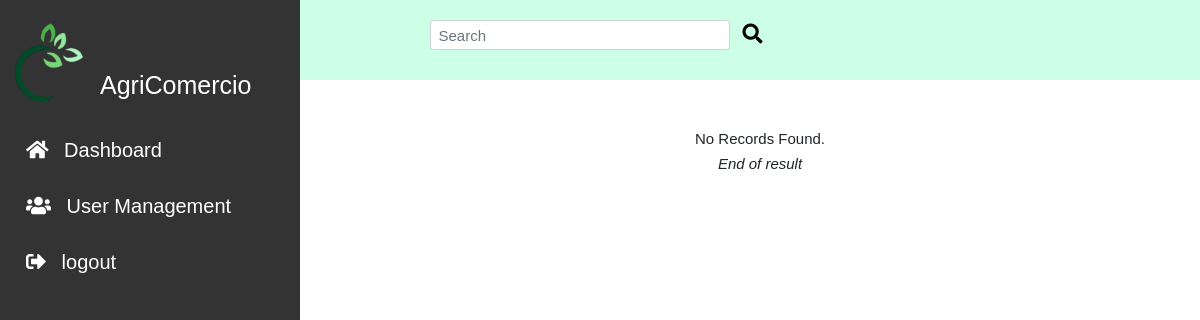
The page /admin/seller.php on the database as committed earlier.
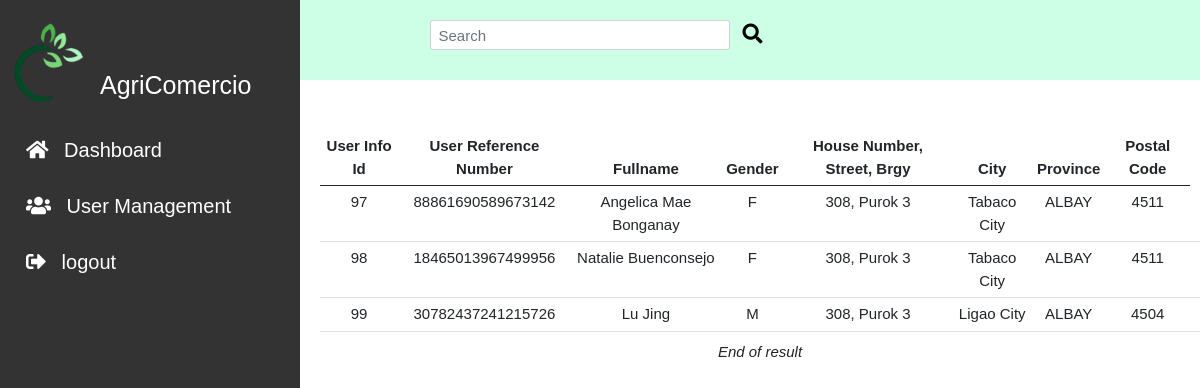
The same page on the database as committed later.
### tables this page shows
CREATE TABLE `user_info` (
  `user_info_id` int(11) NOT NULL,
  `user_fullname` varchar(128) NOT NULL,
  `user_ref_num` varchar(64) NOT NULL,
  `gender` varchar(20) NOT NULL,
  `contact_details` varchar(20) NOT NULL,
  `house_no_street_brgy` varchar(128) NOT NULL,
  `city` varchar(128) NOT NULL,
  `province` varchar(128) NOT NULL,
  `postal_code` int(11) NOT NULL,
  `user_type` varchar(55) NOT NULL
);

### admin/seller.php (the view, shortened to what this page needs)
<!DOCTYPE html>
<?php
include_once ('../includes/db_conn.php');
$searchkey="";
?>
<!DOCTYPE html>
<html lang="en">
<head>
    <link rel="stylesheet" href="../css/bootstrap.min.css">
    <link rel="stylesheet" href="../css/style.css">
    <link rel="stylesheet" href="../css/fontawesome.css">
    <link rel="stylesheet" href="https://cdnjs.cloudflare.com/ajax/libs/font-awesome/5.15.2/css/all.min.css">
</head>
<body>
<header id="header">
<section id= "search">
        <div class = "container-fluid">
            <form action="seller.php" method="GET" class="d-flex">
                <input id="searchbar" name="searchkey" class="form-control me-2" type="search" placeholder="Search" aria-label="Search">
                <button class="btn btn-light" type="submit"><i class="fas fa-search"></i></button>
            </form>
        </div>
    </section>
</header>
<body>
<div class="sidenav">
  <div class="sidenav-title">
    <div class="sidenav_image">
      <img src="../img/logo1.png" alt=""width = "90px ">
      <h1>AgriComercio</h1>
    </div>
  </div>
  <a href="index.php"><i class="fas fa-home"></i> Dashboard</a>
  <a href="user.php"><i class="fas fa-users"></i> User Management</a>
  <a href="../logout.php"><i class="fas fa-sign-out-alt"></i> logout </a>
</div>
<main>
        <div class="main__container">
          <div class="container_fluid">
          <div class="row" id="contentPanel">
              <div class="col-12">
              <?php
              if($searchkey == ""){
              $sql =" SELECT
              `user_info_id`,
              `user_ref_num`,
              `user_fullname`,
              `user_ref_num`,
              `gender`,
              `contact_details`,
              `house_no_street_brgy`,
              `city`,
                `province`,
                `postal_code`,
                `user_type`
              FROM `user_info`
              WHERE user_type = 'Seller';";
              $stmt=mysqli_stmt_init($conn);
              if (!mysqli_stmt_prepare($stmt, $sql)){
              echo "Statement Failed.";
              exit();
              }
            }
              mysqli_stmt_execute($stmt);
              $resultData = mysqli_stmt_get_result($stmt);
              $arr=array();
              while($row = mysqli_fetch_assoc($resultData)){
              array_push($arr,$row);
              }
              if(!empty($arr)){
                  echo "<table class='table'>";
                  echo "<thead>";
                  echo "<th> User Info Id </th>";
                  echo "<th> User Reference Number </th>";
                  echo "<th> Fullname</th>";
                  echo "<th> Gender </th>";
                  echo "<th> House Number, Street, Brgy </th>";
                  echo "<th> City </th>";
                  echo "<th> Province </th>";
                  echo "<th> Postal Code </th>";
                  echo "</thead>";
                  foreach($arr as $key => $val){
                  echo "<tr>";
                  echo "<td>" . $val ['user_info_id']         . "</td>";
                  echo "<td>" . $val ['user_ref_num']         . "</td>";
                  echo "<td>" . $val ['user_fullname']   . "</td>";
                  echo "<td>" . $val ['gender']          .  " </td> ";
                  echo "<td>" . $val ['house_no_street_brgy'] .  " </td>";
                  echo "<td>" . $val ['city'] .  " </td>";
                  echo "<td>" . $val ['province'] .  " </td>";
                  echo "<td>" . $val ['postal_code'] .  " </td>";
                  echo "<td>";
                  echo "</tr>";
                  }
                ?>
                  <?php
                  echo "</table>";
                  }
                  else{
                  echo "<h4> No Records Found.</h4>";
                  }
              ?>
                  <div
                  class='text-center'><em>End of result</em>
                  </div>
              </div>
              </div>
          </div>
      </main>
</body>
</html>

### css/style.css (style rules this page uses)
* { margin: 0; box-sizing: border-box; transition: all .1s linear; font-family: 'Exo 2', sans-serif ; }
html { font-size: 62.5%; scroll-behavior: smooth; }
body { overflow-x: hidden; }
#header { font-size: 1.5rem; font-weight: lighter; background-image:linear-gradient(#99ffcc,#ccffe6) ; }
#search { background:#ccffe6; width: 100vw; height: 10vh; }
#search form { padding: 2rem; justify-content: center; }
#search .form-control { width: 30rem; height: 3rem; font-size: 1.5rem; }
#search button { margin-top: -0.5rem; font-size: 2rem; background: transparent; border: none; }
main { margin-left: 30rem; padding: 0; }
.sidenav { height: 100%; width: 300px; position: fixed; z-index: 1; top: 0; left: 0; background-color:#333333; overflow-x: hidden; padding-top: 20px; }
.sidenav a { padding: 10px 8px 6px 16px; text-decoration: none; font-size: 2rem; color: #fff; display: block; font-weight: lighter; }
.sidenav i { margin: 1rem; color: white; }
.sidenav img { margin-bottom: 6rem; }
.sidenav h1 { color: white; margin-top: -10rem; margin-bottom: 2rem; margin-left: 10rem; }
.main__container { margin-top: 5rem; margin-left: 2rem; text-align: center; justify-content: center; }
.container_fluid .col-12 { font-size: 1.5rem; text-align-last: center; }
.text-center { text-align-last: center; }

Rows that differ between the two databases and show on the page:
added user_info: user_info_id "97", user_ref_num "88861690589673142", user_fullname "Angelica Mae Bonganay", gender "F", house_no_street_brgy "308, Purok 3", city "Tabaco City", province "ALBAY", postal_code "4511"
added user_info: user_info_id "98", user_ref_num "18465013967499956", user_fullname "Natalie Buenconsejo", gender "F", house_no_street_brgy "308, Purok 3", city "Tabaco City", province "ALBAY", postal_code "4511"
added user_info: user_info_id "99", user_ref_num "30782437241215726", user_fullname "Lu Jing", gender "M", house_no_street_brgy "308, Purok 3", city "Ligao City", province "ALBAY", postal_code "4504"
Other text that changed with them:
text no longer shown: "No Records Found."
text now shown: "User Info Id User Reference Number Fullname Gender House Number, Street, Brgy City Province Postal Code"
